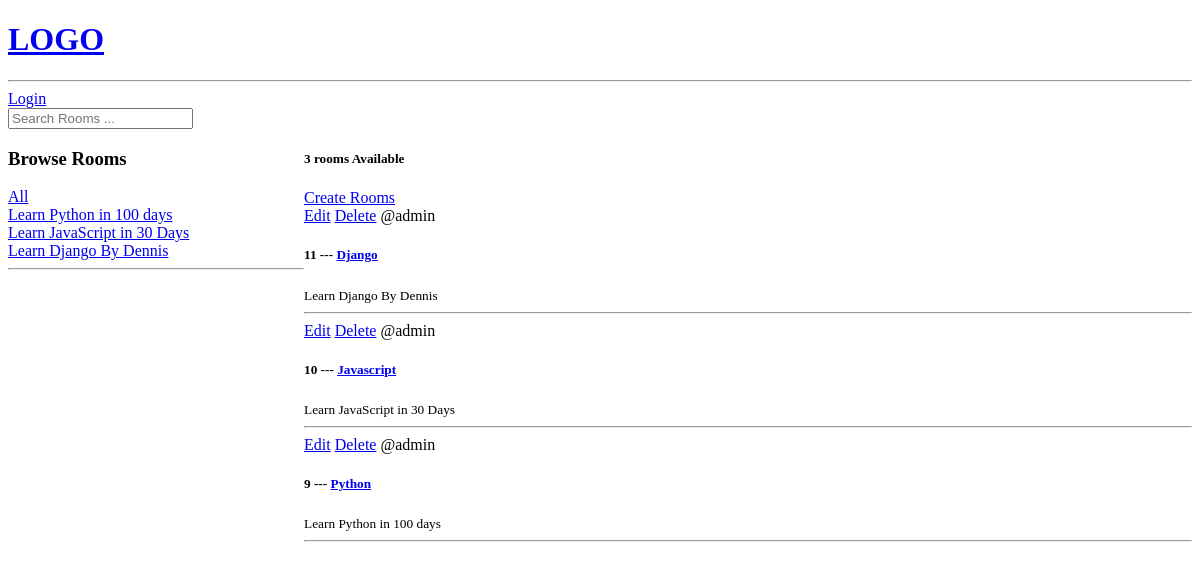
The app's page /, older data.
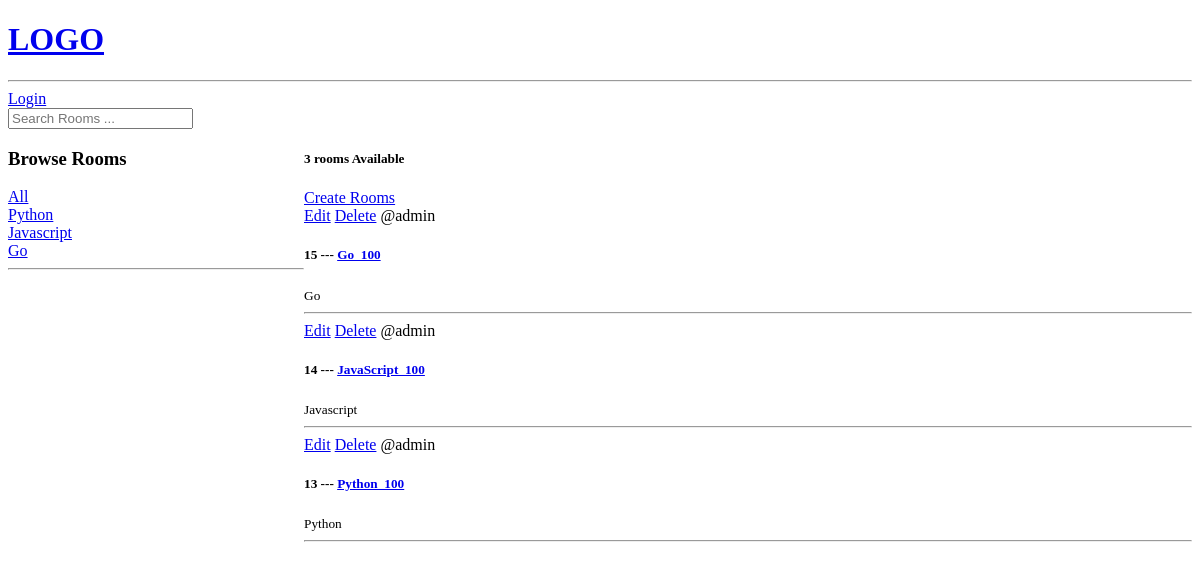
The same page, newer data.
### app/models.py (models this page shows, shortened)
class Topic(models.Model):
    name = models.CharField(max_length=200)

class Room(models.Model):
    host = models.ForeignKey(User , on_delete=models.SET_NULL ,null= True)
    topic = models.ForeignKey(Topic , on_delete=models.SET_NULL , null=True)
    name = models.CharField(max_length=200)
    description = models.TextField(null=True , blank=True)
    updated = models.DateTimeField(auto_now=True)
    created = models.DateTimeField(auto_now_add=True)
    class Meta :
        ordering = ['-updated','-created']

### app/views.py (the view)
# urls.py: path('', views.home, name="home"),
def home(request):
    q = request.GET.get('q') if request.GET.get('q') != None else ''
    rooms = Room.objects.filter(
        Q(topic__name__icontains=q) |
        Q(name__icontains=q) |
        Q(description__icontains=q))
    room_count = rooms.count()
    topic = Topic.objects.all()
    context = {'rooms': rooms, 'topic': topic, 'room_count': room_count}
    return render(request, 'home.html', context)

### templates/home.html (shortened to what this page needs)
{% extends 'main.html' %} {% block content %}
<div class="home-container">
  <div>
    <h3>Browse Rooms</h3>
    <a href="{% url 'home' %}">All</a>
    {% for topi in topic %}
    <div>
      <a href="{% url 'home' %}?q={{topi.name}}">{{topi.name}}</a>
    </div>
    {% endfor %}
    <hr />
  </div>
  <div>
    <h5>{{room_count}} rooms Available</h5>
    <a href="{% url 'create-room' %}">Create Rooms</a>
    {% for room in rooms %}
    <div>
      <a href="{% url 'update-room' room.id %}">Edit</a>
      <a href="{% url 'delete-room' room.id %}">Delete</a>
      <span>@{{room.host.username}}</span>
      <h5>{{room.id}} --- <a href="room/{{room.id}}">{{room.name}}</a></h5>
      <small>{{room.topic.name}}</small>
      <hr />
    </div>
    {% endfor %}
  </div>
</div>
{% endblock content %}

### templates/main.html (shortened to what this page needs)
<!DOCTYPE html>
<html lang="en">
  <head>
  </head>
  <body>
    {% include 'navbar.html' %} {% block content %}
    {% endblock content %}
  </body>
</html>

### templates/navbar.html
<a href="/"> <h1>LOGO</h1></a>
<hr>
{% if user.is_authenticated %}
<a href="">Lgout</a>
{% else %}
<a href="{% url 'login'%}">Login</a>
{% endif %}
<form  action="{% url 'home' %}" method="GET" >
 <input type="text" name="q" placeholder="Search Rooms ...">
</form>

### templates/home.html (style rules this page uses)
.home-container { display: grid; grid-template-columns: 1fr 3fr; }

Row changes from the older to the newer data that the page shows:
removed Topic: name "Learn Python in 100 days"
removed Topic: name "Learn JavaScript in 30 Days"
removed Topic: name "Learn Django By Dennis"
removed Room: host.username "admin", id "11", name "Django", topic.name "Learn Django By Dennis"
removed Room: host.username "admin", id "10", name "Javascript", topic.name "Learn JavaScript in 30 Days"
removed Room: host.username "admin", id "9", name "Python", topic.name "Learn Python in 100 days"
added Topic: name "Python"
added Topic: name "Javascript"
added Topic: name "Go"
added Room: host.username "admin", id "15", name "Go_100", topic.name "Go"
added Room: host.username "admin", id "14", name "JavaScript_100", topic.name "Javascript"
added Room: host.username "admin", id "13", name "Python_100", topic.name "Python"
